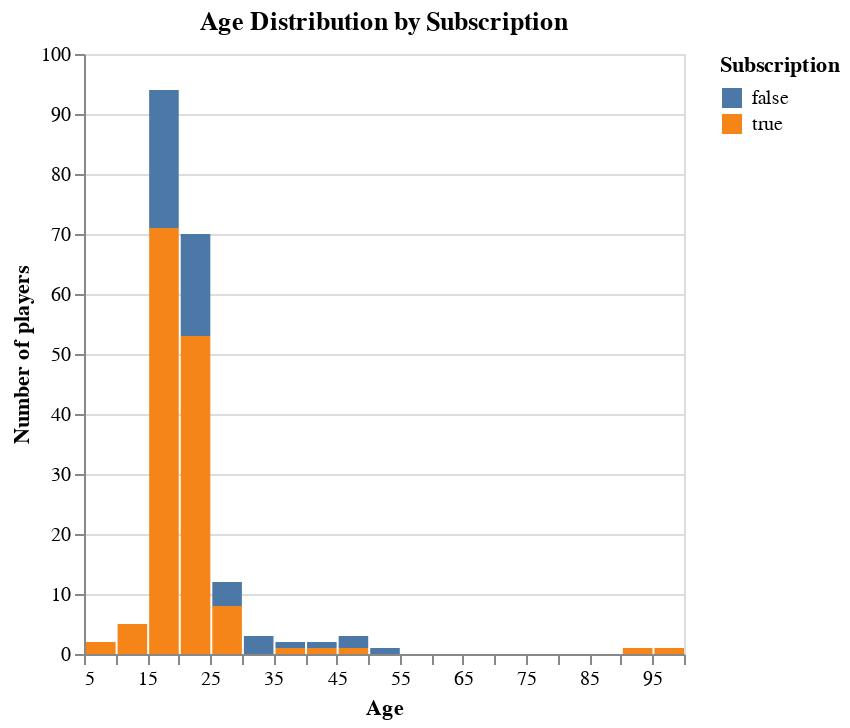

Notebook cell for this chart:
### Code cell
age_sub_plot = alt.Chart(game_tidy).mark_bar().encode(
    x=alt.X(
        "age",
        bin=alt.Bin(maxbins=30),
        title="Age"
    ),
    y=alt.Y("count()").title("Number of players"),
    color=alt.Color("subscribe:N").title("Subscription")
).properties(title="Age Distribution by Subscription")
age_sub_plot

### Figure 1 — Vega-Lite specification as saved in the notebook (floating-point values rounded to 4 significant figures; data arrays with more than 128 entries replaced by an {"elided": "..."} marker saying what was removed)
{"config": {"view": {"continuousWidth": 300, "continuousHeight": 300}}, "data": {"name": "data-5e2649ba98d454ea9b870a0373647ede"}, "mark": {"type": "bar"}, "encoding": {"color": {"field": "subscribe", "title": "Subscription", "type": "nominal"}, "x": {"bin": {"maxbins": 30}, "field": "age", "title": "Age", "type": "quantitative"}, "y": {"aggregate": "count", "title": "Number of players", "type": "quantitative"}}, "title": "Age Distribution by Subscription", "$schema": "https://vega.github.io/schema/vega-lite/v5.20.1.json", "datasets": {"data-5e2649ba98d454ea9b870a0373647ede": {"elided": "196 records"}}}
